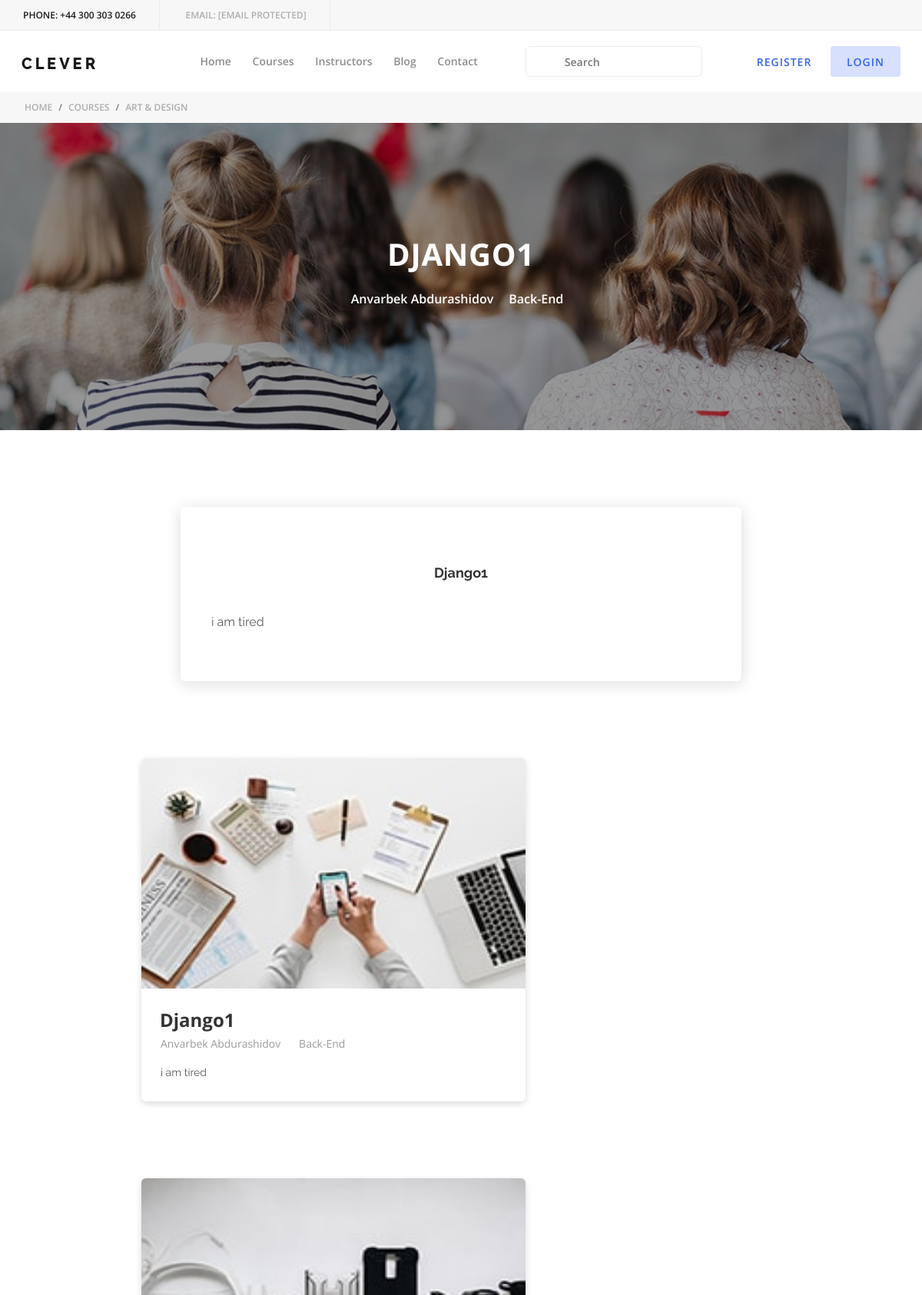
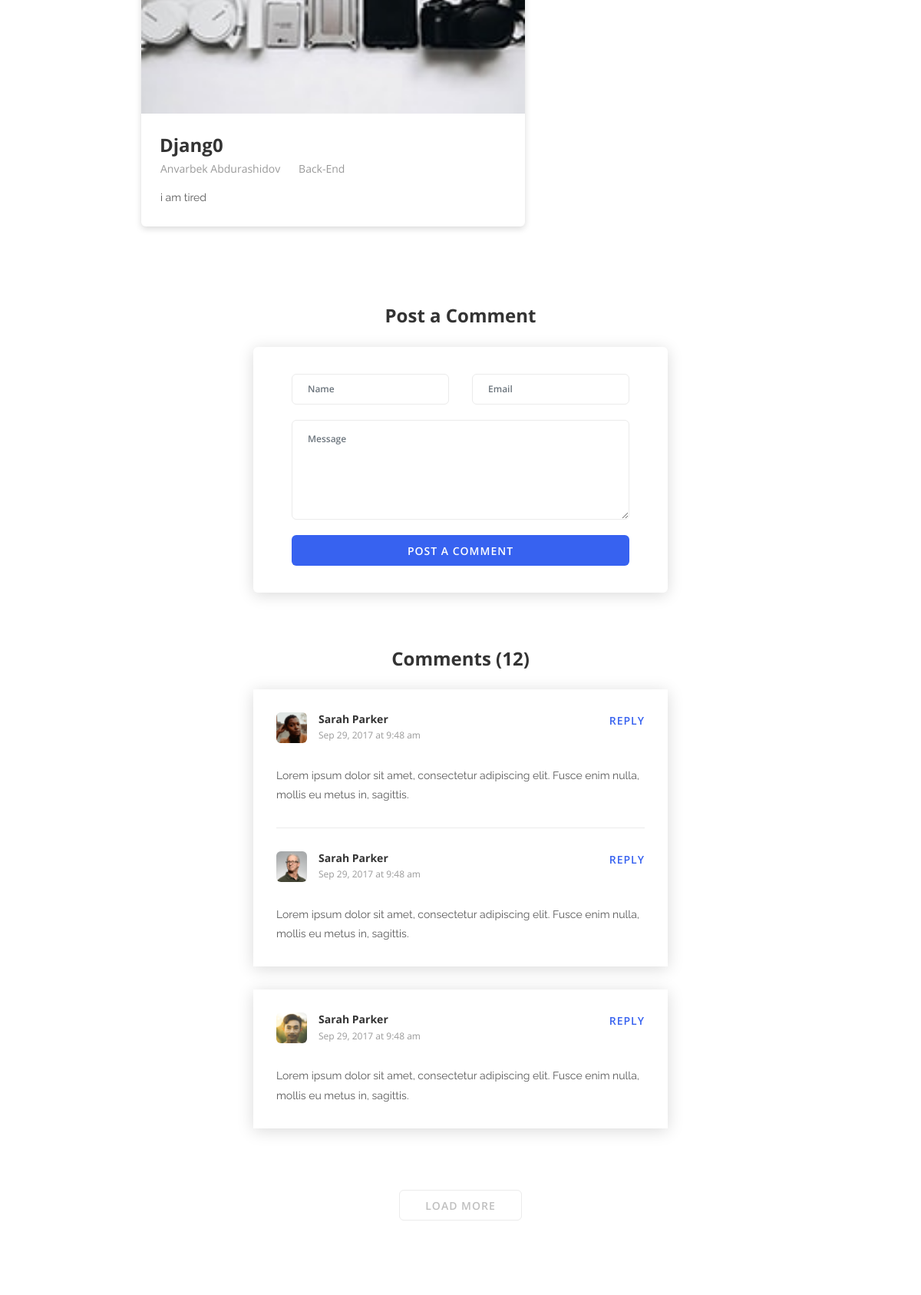
The page /blog/1 (signed in, upper part) on the database its author committed (2 pictures, top to bottom).
### blog/models.py (models this page shows, shortened)
class Blog(models.Model):
    image = models.ImageField(upload_to='blog_image/')
    title = models.CharField(max_length=150)
    author_name = models.ForeignKey(Register, on_delete=models.CASCADE)
    category = models.CharField(max_length=150)
    description = models.TextField()

### course/models.py (models this page shows)
class Register(models.Model):
    name = models.CharField(max_length=100)
    email = models.EmailField(unique=True)
    phone = models.CharField(max_length=100, unique=True)
    def __str__(self):
        return self.name

### blog/views.py (the view)
# urls.py: path('blog/<int:pk>', single_blog, name='single_blog'),
@login_required(login_url='login')
def single_blog(request, pk):
    all_blogs = get_object_or_404(Blog, id=pk)
    category = all_blogs.category
    category_blog = Blog.objects.filter(category=category)[:2]
    context = {
        'all_blogs': all_blogs,
        'category_blog': category_blog,
    }
    return render(request, 'blog-details.html', context)

### templates/blog-details.html (shortened to what this page needs)
<!DOCTYPE html>
{% load static %}
<html lang="en">
<head>
    <link rel="stylesheet" href="{% static 'style.css' %}">
</head>
<body>
    <header class="header-area">
        <div class="top-header-area d-flex justify-content-between align-items-center">
            <div class="contact-info">
                <a href="{% url 'main' %}"><span>Phone:</span> +44 300 303 0266</a>
                <a href="{% url 'main' %}"><span>Email:</span> <span class="__cf_email__" data-cfemail="bfd6d1d9d0ffdcd3dac9dacd91dcd0d2">[email&#160;protected]</span></a>
            </div>
        </div>
        <div class="clever-main-menu">
            <div class="classy-nav-container breakpoint-off">
                <nav class="classy-navbar justify-content-between" id="cleverNav">
                    <a class="nav-brand" href="{% url 'main' %}"><img src="{% static 'img/core-img/logo.png' %}" alt=""></a>
                    <div class="classy-menu">
                        <div class="classynav">
                            <ul>
                                <li><a href="{% url 'main' %}">Home</a></li>
                                <li><a href="{% url 'url_course' %}">Courses</a></li>
                                <li><a href="{% url 'instructors' %}">Instructors</a></li>
                                <li><a href="{% url 'blog' %}">Blog</a></li>
                                <li><a href="{% url 'contact' %}">Contact</a></li>
                            </ul>
                            <div class="search-area">
                                <form action="blog-details.html#" method="post">
                                    <input type="search" name="search" id="search" placeholder="Search">
                                    <button type="submit"><i class="fa fa-search" aria-hidden="true"></i></button>
                                </form>
                            </div>
                            <div class="register-login-area">
                                <a href="{% url 'register' %}" class="btn">Register</a>
                                <a href="{% url 'login' %}" class="btn active">Login</a>
                            </div>
                        </div>
                    </div>
                </nav>
            </div>
        </div>
    </header>
    <div class="breadcumb-area">
        <nav aria-label="breadcrumb">
            <ol class="breadcrumb">
                <li class="breadcrumb-item"><a href="{% url 'main' %}">Home</a></li>
                <li class="breadcrumb-item"><a href="{% url 'url_course' %}">Courses</a></li>
                <li class="breadcrumb-item active" aria-current="page">Art &amp; Design</li>
            </ol>
        </nav>
    </div>
    <div class="clever-catagory blog-details bg-img d-flex align-items-center justify-content-center p-3 height-400" style="background-image: url({% static 'img/blog-img/7.jpg' %});">
        <div class="blog-details-headline">
            <h3>{{all_blogs.title}}</h3>
            <div class="meta d-flex align-items-center justify-content-center">
                <a href="blog-details.html#">{{all_blogs.author_name}}</a>
                <a href="blog-details.html#">{{all_blogs.category}}</a>
            </div>
        </div>
    </div>
    <div class="blog-details-content section-padding-100">
        <div class="container">
            <div class="row justify-content-center">
                <div class="col-12 col-lg-8">
                    <div class="blog-details-text">
                        <h5 class="text-center py-4">{{all_blogs.title}}</h5>
                        <p>{{all_blogs.description}}</p>
                    </div>
                </div>
            </div>
        </div>
        <div class="related-posts section-padding-100-0">
            <div class="container-fluid">
                <div class="row">
                    {% for category in category_blog %}
                    <div class="" style="width: 500px; margin-left: 100px">
                        <div class="single-blog-area mb-100">
                            <img src="{{category.image.url}}" alt="" style="width:500px; height: 300px">
                            <div class="blog-content">
                                <a href="#" class="blog-headline">
                                    <h4>{{category.title}}</h4>
                                </a>
                                <div class="meta d-flex align-items-center">
                                    <a href="">{{category.author_name}}</a>
                                    <span><i class="fa fa-circle" aria-hidden="true"></i></span>
                                    <a href="">{{category.category}}</a>
                                </div>
                                <p>{{category.description}}</p>
                            </div>
                        </div>
                    </div>
                    {% endfor  %}
                </div>
            </div>
        </div>
        <div class="container">
            <div class="row justify-content-center">
                <div class="col-12 col-lg-6">
                    <div class="post-a-comments mb-70">
                        <h4>Post a Comment</h4>
                        <form action="blog-details.html#" method="post">
                            <div class="row">
                                <div class="col-12 col-lg-6">
                                    <div class="form-group">
                                        <input type="text" class="form-control" id="text" placeholder="Name">
                                    </div>
                                </div>
                                <div class="col-12 col-lg-6">
                                    <div class="form-group">
                                        <input type="email" class="form-control" id="email" placeholder="Email">
                                    </div>
                                </div>
                                <div class="col-12">
                                    <div class="form-group">
                                        <textarea name="message" class="form-control" id="message" cols="30" rows="10" placeholder="Message"></textarea>
                                    </div>
                                </div>
                                <div class="col-12">
                                    <button class="btn clever-btn w-100">Post A Comment</button>
                                </div>
                            </div>
                        </form>
                    </div>
                </div>
            </div>
            <div class="row justify-content-center">
                <div class="col-12 col-lg-6">
                    <div class="comments-area">
                        <h4>Comments (12)</h4>
                        <ol class="comments-list">
                            <li class="single_comment_area">
                                <div class="single-comment-wrap mb-30">
                                    <div class="d-flex justify-content-between mb-30">
                                        <div class="comment-admin d-flex">
                                            <div class="thumb">
                                                <img src="img/bg-img/t1.png" alt="">
                                            </div>
                                            <div class="text">
                                                <h6>Sarah Parker</h6>
                                                <span>Sep 29, 2017 at 9:48 am</span>
                                            </div>
                                        </div>
                                        <div class="reply">
                                            <a href="blog-details.html#">Reply</a>
                                        </div>
                                    </div>
                                    <p>Lorem ipsum dolor sit amet, consectetur adipiscing elit. Fusce enim nulla, mollis eu metus in, sagittis.</p>
                                </div>
                                <ol class="children">
                                    <li class="single_comment_area">
                                        <div class="single-comment-wrap">
                                            <div class="d-flex justify-content-between mb-30">
                                                <div class="comment-admin d-flex">
                                                    <div class="thumb">
                                                        <img src="img/bg-img/t2.png" alt="">
                                                    </div>
                                                    <div class="text">
                                                        <h6>Sarah Parker</h6>
                                                        <span>Sep 29, 2017 at 9:48 am</span>
                                                    </div>
                                                </div>
                                                <div class="reply">
                                                    <a href="blog-details.html#">Reply</a>
                                                </div>
                                            </div>
                                            <p>Lorem ipsum dolor sit amet, consectetur adipiscing elit. Fusce enim nulla, mollis eu metus in, sagittis.</p>
                                        </div>
                                    </li>
                                </ol>
                            </li>
                            <li class="single_comment_area mb-30">
                                <div class="single-comment-wrap">
                                    <div class="d-flex justify-content-between mb-30">
                                        <div class="comment-admin d-flex">
                                            <div class="thumb">
                                                <img src="img/bg-img/t3.png" alt="">
                                            </div>
                                            <div class="text">
                                                <h6>Sarah Parker</h6>
                                                <span>Sep 29, 2017 at 9:48 am</span>
                                            </div>
                                        </div>
                                        <div class="reply">
                                            <a href="blog-details.html#">Reply</a>
                                        </div>
                                    </div>
                                    <p>Lorem ipsum dolor sit amet, consectetur adipiscing elit. Fusce enim nulla, mollis eu metus in, sagittis.</p>
                                </div>
                            </li>
                        </ol>
                    </div>
                </div>
                <div class="col-12">
                    <div class="load-more text-center mt-50">
                        <a href="blog-details.html#" class="btn clever-btn btn-2">Load More</a>
                    </div>
                </div>
            </div>
        </div>
    </div>
</body>
</html>

### rows shown on the page
Blog: title "DJANGO1", author_name "Anvarbek Abdurashidov", category "Back-End", title "Django1", description "i am tired", image (picture)
Blog: image (picture), title "Djang0", author_name "Anvarbek Abdurashidov", category "Back-End", description "i am tired"
